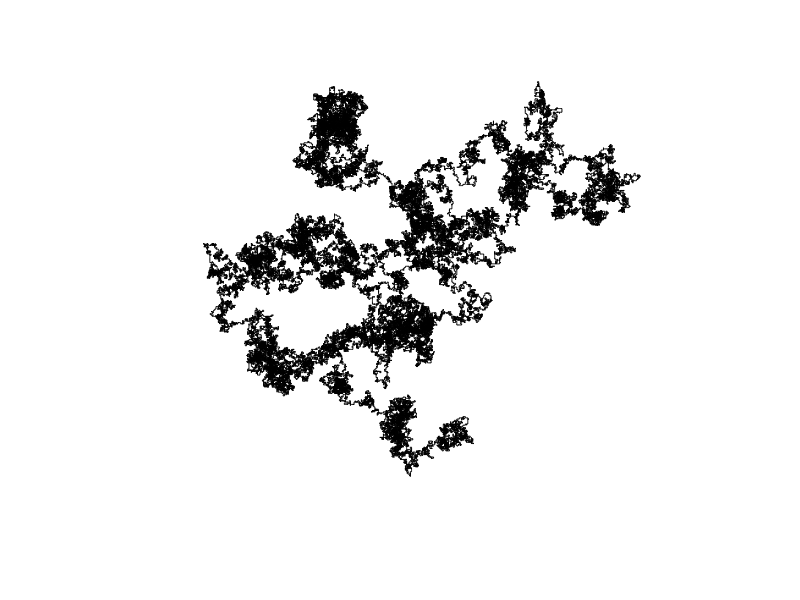

Write MATLAB code to recreate this figure.
n = 100000;

screenSize = get(0, 'ScreenSize');
screenSize = screenSize(3:4);
dir = [...
    1,  0;...   % move right
    0,  1;...   % move up
    -1, 0;...   % move left
    0, -1];     % move down

figure(...
    'MenuBar', 'figure',...
    'Name', 'Random Walk in 2D',...
    'NumberTitle', 'off',...
    'Position', [screenSize/4, screenSize/2],...
    'Color', [1, 1, 1],...
    'Colormap', [1, 1, 1; 0, 0, 0])
axes('Visible', 'off',...
     'DataAspectRatio', [1 1 1])

steps = randi([1, 4], [1,n]);
walk = cumsum([[0, 0]; dir(steps,:)]);


line('XData', walk(:,1), 'YData', walk(:,2))